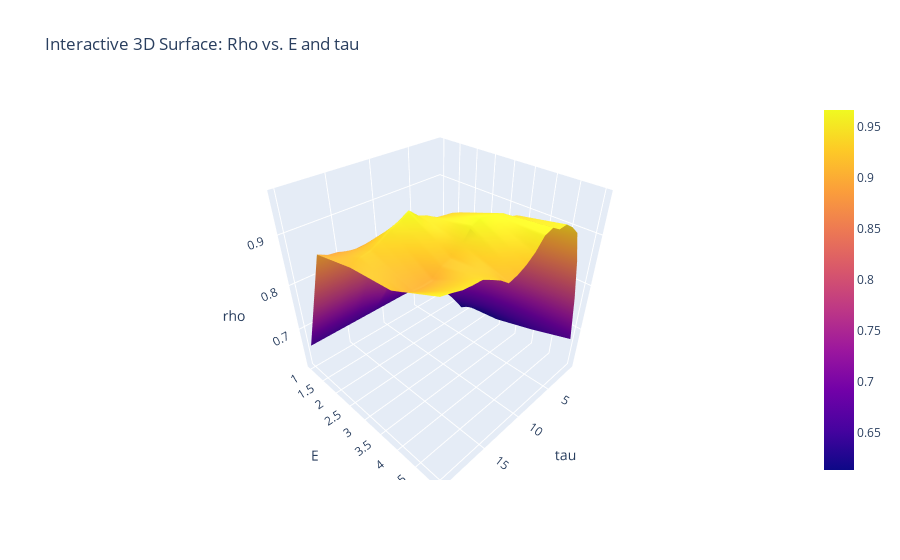

The notebook cell this image was saved under:
### Markdown cell above
# Testing Obl

### Code cell
from toolbox import ccm_functions as cf
import importlib
importlib.reload(cf)



best_E, best_tau, rho_matrix = cf.find_optimal_E_tau(
    df_sd   = df_sd,
    df_pre  = df_obl,
    maxE    = 5,
    maxTau  = 20
)
print("Optimal E =", best_E, "  Optimal tau =", best_tau)

### Figure 1 — Plotly figure (JSON) as saved in the notebook; plotly's stock layout.template omitted (floating-point values rounded to 4 significant figures)
{"data": [{"type": "surface", "x": [1, 2, 3, 4, 5, 6, 7, 8, 9, 10, 11, 12, 13, 14, 15, 16, 17, 18, 19, 20], "y": [1, 2, 3, 4, 5], "z": [[0.6584, 0.6584, 0.6584, 0.6584, 0.6584, 0.6584, 0.6584, 0.6584, 0.6584, 0.6584, 0.6584, 0.6584, 0.6584, 0.6584, 0.6584, 0.6584, 0.6584, 0.6584, 0.6584, 0.6584], [0.6141, 0.6188, 0.6497, 0.6736, 0.6952, 0.7208, 0.734, 0.752, 0.7731, 0.7942, 0.8164, 0.7938, 0.8328, 0.8688, 0.8683, 0.88, 0.8825, 0.8893, 0.8919, 0.9003], [0.6235, 0.6774, 0.7364, 0.7811, 0.8343, 0.8775, 0.9088, 0.9246, 0.9302, 0.9323, 0.9349, 0.9448, 0.951, 0.9659, 0.9564, 0.9495, 0.9385, 0.929, 0.9253, 0.9163], [0.6474, 0.7343, 0.8056, 0.8715, 0.9262, 0.9371, 0.9412, 0.9533, 0.9579, 0.9629, 0.9666, 0.959, 0.9401, 0.9221, 0.9155, 0.9018, 0.9005, 0.9019, 0.9097, 0.9217], [0.6754, 0.7834, 0.865, 0.9251, 0.9414, 0.9528, 0.9517, 0.9611, 0.9561, 0.9375, 0.9249, 0.9168, 0.9126, 0.9259, 0.9357, 0.9447, 0.9455, 0.9475, 0.9528, 0.9571]]}], "layout": {"autosize": true, "scene": {"xaxis": {"title": {"text": "tau"}}, "yaxis": {"title": {"text": "E"}}, "zaxis": {"title": {"text": "rho"}}}, "title": {"text": "Interactive 3D Surface: Rho vs. E and tau"}}}
